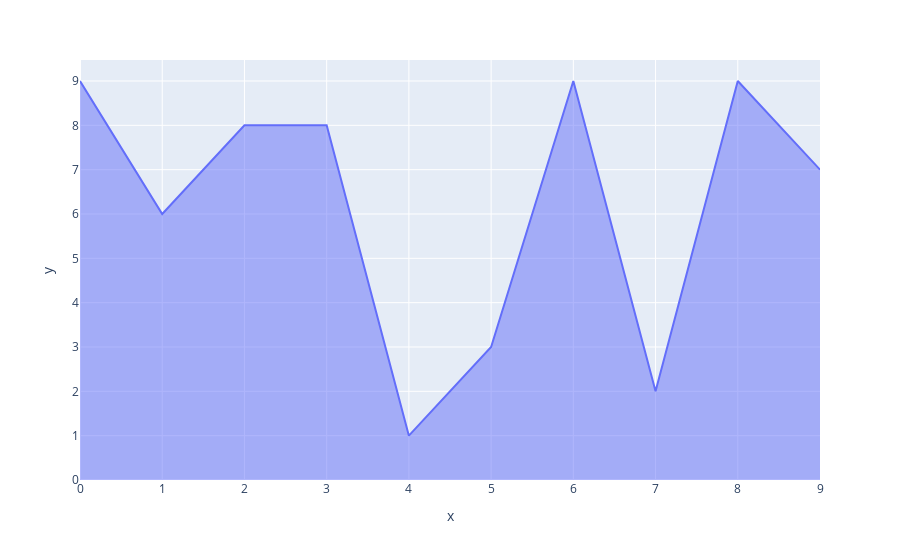

Notebook cell for this chart:
### Code cell
px.area(x=x,y=y)

### Figure 1 — Plotly figure (JSON) as saved in the notebook; plotly's stock layout.template omitted (floating-point values rounded to 4 significant figures)
{"data": [{"fillpattern": {"shape": ""}, "hovertemplate": "x=%{x}<br>y=%{y}<extra></extra>", "legendgroup": "", "line": {"color": "#636efa"}, "marker": {"symbol": "circle"}, "mode": "lines", "name": "", "orientation": "v", "showlegend": false, "stackgroup": "1", "type": "scatter", "x": [0, 1, 2, 3, 4, 5, 6, 7, 8, 9], "xaxis": "x", "y": [9, 6, 8, 8, 1, 3, 9, 2, 9, 7], "yaxis": "y"}], "layout": {"legend": {"tracegroupgap": 0}, "margin": {"t": 60}, "xaxis": {"anchor": "y", "domain": [0, 1], "title": {"text": "x"}}, "yaxis": {"anchor": "x", "domain": [0, 1], "title": {"text": "y"}}}}
